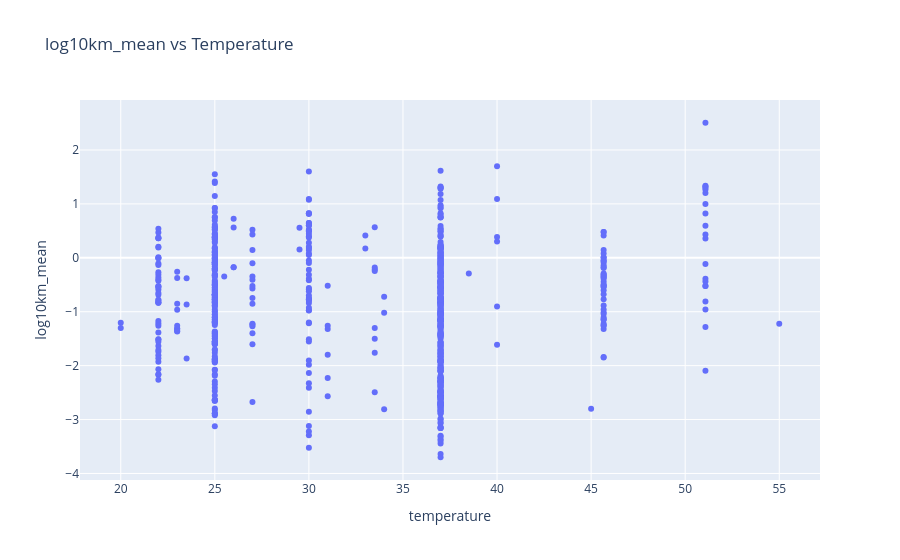

The code cell stored with this chart in its notebook:
### Code cell
#log10km_mean vs temp: Identify optimal temperature ranges for enzymatic activity
fig3 = px.scatter(
    km_df,
    x="temperature",
    y="log10km_mean",
    title="log10km_mean vs Temperature",
    hover_data = ["substrate_smiles"]
)
fig3.show()

### Figure 1 — Plotly figure (JSON) as saved in the notebook; plotly's stock layout.template omitted (floating-point values rounded to 4 significant figures; data arrays with more than 128 entries replaced by an {"elided": "..."} marker saying what was removed)
{"data": [{"customdata": {"elided": "718x1 str values"}, "hovertemplate": "temperature=%{x}<br>log10km_mean=%{y}<br>substrate_smiles=%{customdata[0]}<extra></extra>", "legendgroup": "", "marker": {"color": "#636efa", "symbol": "circle"}, "mode": "markers", "name": "", "orientation": "v", "showlegend": false, "type": "scatter", "x": {"elided": "718 float values"}, "xaxis": "x", "y": {"elided": "718 float values"}, "yaxis": "y"}], "layout": {"legend": {"tracegroupgap": 0}, "title": {"text": "log10km_mean vs Temperature"}, "xaxis": {"anchor": "y", "domain": [0, 1], "title": {"text": "temperature"}}, "yaxis": {"anchor": "x", "domain": [0, 1], "title": {"text": "log10km_mean"}}}}
